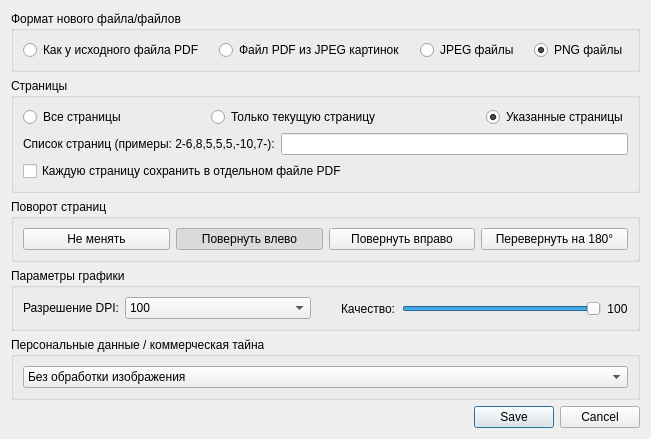
<?xml version="1.0" encoding="UTF-8"?>
<ui version="4.0">
 <class>SaveAsDialog</class>
 <widget class="QDialog" name="SaveAsDialog">
  <property name="geometry">
   <rect>
    <x>0</x>
    <y>0</y>
    <width>694</width>
    <height>426</height>
   </rect>
  </property>
  <property name="windowTitle">
   <string>Сохранить как...</string>
  </property>
  <property name="windowIcon">
   <iconset resource="resources.qrc">
    <normaloff>:/icons/images/Paomedia-Small-N-Flat-Floppy.svg</normaloff>:/icons/images/Paomedia-Small-N-Flat-Floppy.svg</iconset>
  </property>
  <property name="modal">
   <bool>true</bool>
  </property>
  <layout class="QVBoxLayout" name="verticalLayout">
   <property name="sizeConstraint">
    <enum>QLayout::SetFixedSize</enum>
   </property>
   <item>
    <widget class="QGroupBox" name="grpFormat">
     <property name="maximumSize">
      <size>
       <width>16777215</width>
       <height>80</height>
      </size>
     </property>
     <property name="title">
      <string>Формат нового файла/файлов</string>
     </property>
     <layout class="QVBoxLayout" name="verticalLayout_3">
      <item>
       <layout class="QHBoxLayout" name="horizontalLayout1">
        <property name="spacing">
         <number>15</number>
        </property>
        <item>
         <widget class="QRadioButton" name="rbtPDF">
          <property name="text">
           <string>Как у исходного файла PDF</string>
          </property>
         </widget>
        </item>
        <item>
         <widget class="QRadioButton" name="rbtPDFjpeg">
          <property name="text">
           <string>Файл PDF из JPEG картинок</string>
          </property>
         </widget>
        </item>
        <item>
         <widget class="QRadioButton" name="rbtJPEG">
          <property name="text">
           <string>JPEG файлы</string>
          </property>
         </widget>
        </item>
        <item>
         <widget class="QRadioButton" name="rbtPNG">
          <property name="text">
           <string>PNG файлы</string>
          </property>
          <property name="checked">
           <bool>true</bool>
          </property>
         </widget>
        </item>
       </layout>
      </item>
     </layout>
    </widget>
   </item>
   <item>
    <widget class="QGroupBox" name="grpPages">
     <property name="title">
      <string>Страницы</string>
     </property>
     <layout class="QVBoxLayout" name="verticalLayout_2">
      <item>
       <layout class="QHBoxLayout" name="horizontalLayout2" stretch="2,3,0">
        <property name="spacing">
         <number>15</number>
        </property>
        <item>
         <widget class="QRadioButton" name="rbtPgAll">
          <property name="text">
           <string>Все страницы</string>
          </property>
         </widget>
        </item>
        <item>
         <widget class="QRadioButton" name="rbtPgCurr">
          <property name="text">
           <string>Только текущую страницу</string>
          </property>
         </widget>
        </item>
        <item>
         <widget class="QRadioButton" name="rbtPgRange">
          <property name="text">
           <string>Указанные страницы</string>
          </property>
          <property name="checked">
           <bool>true</bool>
          </property>
         </widget>
        </item>
       </layout>
      </item>
      <item>
       <layout class="QFormLayout" name="formLayout">
        <item row="0" column="0">
         <widget class="QLabel" name="lblPg">
          <property name="text">
           <string>Список страниц (примеры: 2-6,8,5,5,5,-10,7-):</string>
          </property>
         </widget>
        </item>
        <item row="0" column="1">
         <widget class="QLineEdit" name="edtPages"/>
        </item>
       </layout>
      </item>
      <item>
       <widget class="QCheckBox" name="chkSingles">
        <property name="text">
         <string>Каждую страницу сохранить в отдельном файле PDF</string>
        </property>
       </widget>
      </item>
     </layout>
    </widget>
   </item>
   <item>
    <widget class="QGroupBox" name="grpRotation">
     <property name="title">
      <string>Поворот страниц</string>
     </property>
     <layout class="QHBoxLayout" name="horizontalLayout_4">
      <item>
       <widget class="QPushButton" name="btnOriginal">
        <property name="text">
         <string>Не менять</string>
        </property>
        <property name="icon">
         <iconset resource="resources.qrc">
          <normaloff>:/icons/images/Pictogrammers-Material-File-File-outline.svg</normaloff>
          <normalon>:/icons/images/Pictogrammers-Material-File-File-outline_on.svg</normalon>:/icons/images/Pictogrammers-Material-File-File-outline.svg</iconset>
        </property>
        <property name="iconSize">
         <size>
          <width>20</width>
          <height>20</height>
         </size>
        </property>
        <property name="checkable">
         <bool>true</bool>
        </property>
       </widget>
      </item>
      <item>
       <widget class="QPushButton" name="btnLeft">
        <property name="text">
         <string>Повернуть влево</string>
        </property>
        <property name="icon">
         <iconset resource="resources.qrc">
          <normaloff>:/icons/images/Pictogrammers-Material-Arrow-Arrow-down-left-bold.svg</normaloff>
          <normalon>:/icons/images/Pictogrammers-Material-Arrow-Arrow-down-left-bold_on.svg</normalon>:/icons/images/Pictogrammers-Material-Arrow-Arrow-down-left-bold.svg</iconset>
        </property>
        <property name="iconSize">
         <size>
          <width>20</width>
          <height>20</height>
         </size>
        </property>
        <property name="checkable">
         <bool>true</bool>
        </property>
        <property name="checked">
         <bool>true</bool>
        </property>
       </widget>
      </item>
      <item>
       <widget class="QPushButton" name="btnRight">
        <property name="text">
         <string>Повернуть вправо</string>
        </property>
        <property name="icon">
         <iconset resource="resources.qrc">
          <normaloff>:/icons/images/Pictogrammers-Material-Arrow-Arrow-down-right-bold.svg</normaloff>
          <normalon>:/icons/images/Pictogrammers-Material-Arrow-Arrow-down-right-bold_on.svg</normalon>:/icons/images/Pictogrammers-Material-Arrow-Arrow-down-right-bold.svg</iconset>
        </property>
        <property name="iconSize">
         <size>
          <width>20</width>
          <height>20</height>
         </size>
        </property>
        <property name="checkable">
         <bool>true</bool>
        </property>
       </widget>
      </item>
      <item>
       <widget class="QPushButton" name="btn180dg">
        <property name="text">
         <string>Перевернуть на 180°</string>
        </property>
        <property name="icon">
         <iconset resource="resources.qrc">
          <normaloff>:/icons/images/Pictogrammers-Material-Arrow-Arrow-u-left-bottom-bold.svg</normaloff>
          <normalon>:/icons/images/Pictogrammers-Material-Arrow-Arrow-u-left-bottom-bold_on.svg</normalon>:/icons/images/Pictogrammers-Material-Arrow-Arrow-u-left-bottom-bold.svg</iconset>
        </property>
        <property name="iconSize">
         <size>
          <width>20</width>
          <height>20</height>
         </size>
        </property>
        <property name="checkable">
         <bool>true</bool>
        </property>
       </widget>
      </item>
     </layout>
    </widget>
   </item>
   <item>
    <widget class="QGroupBox" name="grpJPEG">
     <property name="title">
      <string>Параметры графики</string>
     </property>
     <layout class="QHBoxLayout" name="horizontalLayout_3" stretch="1,1">
      <property name="spacing">
       <number>30</number>
      </property>
      <item>
       <layout class="QFormLayout" name="formLayout2">
        <property name="formAlignment">
         <set>Qt::AlignLeading|Qt::AlignLeft|Qt::AlignVCenter</set>
        </property>
        <property name="horizontalSpacing">
         <number>6</number>
        </property>
        <item row="0" column="0">
         <widget class="QLabel" name="lblDPI">
          <property name="text">
           <string>Разрешение DPI:</string>
          </property>
         </widget>
        </item>
        <item row="0" column="1">
         <widget class="QComboBox" name="cmbDPI">
          <item>
           <property name="text">
            <string>100</string>
           </property>
          </item>
          <item>
           <property name="text">
            <string>150</string>
           </property>
          </item>
          <item>
           <property name="text">
            <string>200</string>
           </property>
          </item>
          <item>
           <property name="text">
            <string>300</string>
           </property>
          </item>
          <item>
           <property name="text">
            <string>600</string>
           </property>
          </item>
         </widget>
        </item>
       </layout>
      </item>
      <item>
       <layout class="QFormLayout" name="formLayout1">
        <property name="formAlignment">
         <set>Qt::AlignLeading|Qt::AlignLeft|Qt::AlignVCenter</set>
        </property>
        <property name="horizontalSpacing">
         <number>6</number>
        </property>
        <item row="0" column="1">
         <widget class="QWidget" name="wgSlider" native="true">
          <layout class="QHBoxLayout" name="horizontalLayout">
           <property name="leftMargin">
            <number>0</number>
           </property>
           <property name="topMargin">
            <number>0</number>
           </property>
           <property name="rightMargin">
            <number>0</number>
           </property>
           <property name="bottomMargin">
            <number>0</number>
           </property>
           <item>
            <widget class="QSlider" name="SliderQuality">
             <property name="minimum">
              <number>30</number>
             </property>
             <property name="maximum">
              <number>100</number>
             </property>
             <property name="singleStep">
              <number>5</number>
             </property>
             <property name="value">
              <number>100</number>
             </property>
             <property name="orientation">
              <enum>Qt::Horizontal</enum>
             </property>
            </widget>
           </item>
           <item>
            <widget class="QLabel" name="lblQualityVal">
             <property name="text">
              <string>100</string>
             </property>
             <property name="alignment">
              <set>Qt::AlignCenter</set>
             </property>
             <property name="margin">
              <number>3</number>
             </property>
            </widget>
           </item>
          </layout>
         </widget>
        </item>
        <item row="0" column="0">
         <widget class="QLabel" name="lblQuality">
          <property name="text">
           <string>Качество:</string>
          </property>
         </widget>
        </item>
       </layout>
      </item>
     </layout>
    </widget>
   </item>
   <item>
    <widget class="QGroupBox" name="grpCensore">
     <property name="title">
      <string>Персональные данные / коммерческая тайна</string>
     </property>
     <layout class="QVBoxLayout" name="verticalLayout_4">
      <item>
       <widget class="QComboBox" name="cmbCensore">
        <item>
         <property name="text">
          <string>Без обработки изображения</string>
         </property>
        </item>
        <item>
         <property name="text">
          <string>Размыть информацию в выделенных областях документа</string>
         </property>
        </item>
        <item>
         <property name="text">
          <string>Закрасить белым цветом информацию в выделенных областях документа</string>
         </property>
        </item>
       </widget>
      </item>
     </layout>
    </widget>
   </item>
   <item>
    <widget class="QDialogButtonBox" name="buttonBox">
     <property name="orientation">
      <enum>Qt::Horizontal</enum>
     </property>
     <property name="standardButtons">
      <set>QDialogButtonBox::Cancel|QDialogButtonBox::Save</set>
     </property>
     <property name="centerButtons">
      <bool>false</bool>
     </property>
    </widget>
   </item>
  </layout>
 </widget>
 <resources>
  <include location="resources.qrc"/>
 </resources>
 <connections>
  <connection>
   <sender>buttonBox</sender>
   <signal>accepted()</signal>
   <receiver>SaveAsDialog</receiver>
   <slot>accept()</slot>
   <hints>
    <hint type="sourcelabel">
     <x>248</x>
     <y>254</y>
    </hint>
    <hint type="destinationlabel">
     <x>157</x>
     <y>274</y>
    </hint>
   </hints>
  </connection>
  <connection>
   <sender>buttonBox</sender>
   <signal>rejected()</signal>
   <receiver>SaveAsDialog</receiver>
   <slot>reject()</slot>
   <hints>
    <hint type="sourcelabel">
     <x>316</x>
     <y>260</y>
    </hint>
    <hint type="destinationlabel">
     <x>286</x>
     <y>274</y>
    </hint>
   </hints>
  </connection>
  <connection>
   <sender>SliderQuality</sender>
   <signal>valueChanged(int)</signal>
   <receiver>lblQualityVal</receiver>
   <slot>setNum(int)</slot>
   <hints>
    <hint type="sourcelabel">
     <x>152</x>
     <y>207</y>
    </hint>
    <hint type="destinationlabel">
     <x>237</x>
     <y>204</y>
    </hint>
   </hints>
  </connection>
 </connections>
</ui>
